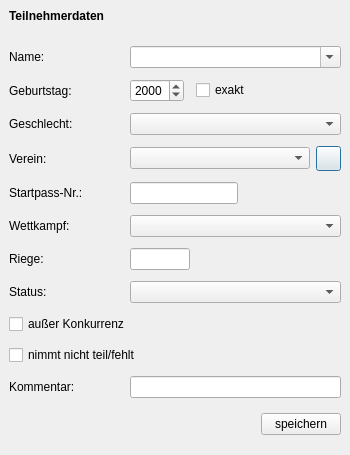
<?xml version="1.0" encoding="UTF-8"?>
<ui version="4.0">
 <class>IndividualDialog</class>
 <widget class="QDialog" name="IndividualDialog">
  <property name="geometry">
   <rect>
    <x>0</x>
    <y>0</y>
    <width>350</width>
    <height>455</height>
   </rect>
  </property>
  <property name="sizePolicy">
   <sizepolicy hsizetype="Preferred" vsizetype="Preferred">
    <horstretch>0</horstretch>
    <verstretch>0</verstretch>
   </sizepolicy>
  </property>
  <property name="windowTitle">
   <string>TurnFix - Teilnehmerdaten</string>
  </property>
  <property name="windowIcon">
   <iconset resource="../resources/TurnFix.qrc">
    <normaloff>:/appicons/icon.png</normaloff>:/appicons/icon.png</iconset>
  </property>
  <layout class="QGridLayout" name="gridLayout">
   <property name="leftMargin">
    <number>0</number>
   </property>
   <property name="topMargin">
    <number>0</number>
   </property>
   <property name="rightMargin">
    <number>0</number>
   </property>
   <property name="bottomMargin">
    <number>0</number>
   </property>
   <property name="spacing">
    <number>0</number>
   </property>
   <item row="0" column="0" colspan="2">
    <widget class="QWidget" name="headerWidget" native="true">
     <layout class="QHBoxLayout" name="horizontalLayout">
      <item>
       <widget class="QLabel" name="label_10">
        <property name="font">
         <font>
          <weight>75</weight>
          <bold>true</bold>
         </font>
        </property>
        <property name="text">
         <string>Teilnehmerdaten</string>
        </property>
       </widget>
      </item>
     </layout>
    </widget>
   </item>
   <item row="1" column="0" rowspan="2">
    <widget class="QWidget" name="sidebar" native="true">
     <layout class="QHBoxLayout" name="horizontalLayout_2">
      <property name="spacing">
       <number>0</number>
      </property>
      <property name="leftMargin">
       <number>0</number>
      </property>
      <property name="topMargin">
       <number>0</number>
      </property>
      <property name="rightMargin">
       <number>0</number>
      </property>
      <property name="bottomMargin">
       <number>0</number>
      </property>
     </layout>
    </widget>
   </item>
   <item row="1" column="1">
    <widget class="QStackedWidget" name="stackedWidget">
     <property name="currentIndex">
      <number>0</number>
     </property>
     <widget class="QWidget" name="page">
      <layout class="QGridLayout" name="gridLayout_3">
       <item row="0" column="0">
        <widget class="QLabel" name="label">
         <property name="text">
          <string>Name:</string>
         </property>
        </widget>
       </item>
       <item row="0" column="1" colspan="3">
        <widget class="QComboBox" name="cmb_name">
         <property name="sizePolicy">
          <sizepolicy hsizetype="Expanding" vsizetype="Fixed">
           <horstretch>0</horstretch>
           <verstretch>0</verstretch>
          </sizepolicy>
         </property>
         <property name="editable">
          <bool>true</bool>
         </property>
        </widget>
       </item>
       <item row="1" column="0">
        <widget class="QLabel" name="label_2">
         <property name="text">
          <string>Geburtstag:</string>
         </property>
        </widget>
       </item>
       <item row="1" column="1">
        <widget class="QDateEdit" name="dae_year">
         <property name="sizePolicy">
          <sizepolicy hsizetype="Fixed" vsizetype="Fixed">
           <horstretch>0</horstretch>
           <verstretch>0</verstretch>
          </sizepolicy>
         </property>
         <property name="displayFormat">
          <string>yyyy</string>
         </property>
        </widget>
       </item>
       <item row="1" column="2" colspan="2">
        <widget class="QCheckBox" name="chk_dat">
         <property name="sizePolicy">
          <sizepolicy hsizetype="Expanding" vsizetype="Fixed">
           <horstretch>0</horstretch>
           <verstretch>0</verstretch>
          </sizepolicy>
         </property>
         <property name="text">
          <string>exakt</string>
         </property>
        </widget>
       </item>
       <item row="2" column="0">
        <widget class="QLabel" name="label_3">
         <property name="text">
          <string>Geschlecht:</string>
         </property>
        </widget>
       </item>
       <item row="2" column="1" colspan="3">
        <widget class="QComboBox" name="cmb_sex"/>
       </item>
       <item row="3" column="0">
        <widget class="QLabel" name="label_4">
         <property name="text">
          <string>Verein:</string>
         </property>
        </widget>
       </item>
       <item row="3" column="1" colspan="2">
        <widget class="QComboBox" name="cmb_club">
         <property name="sizePolicy">
          <sizepolicy hsizetype="Expanding" vsizetype="Fixed">
           <horstretch>0</horstretch>
           <verstretch>0</verstretch>
          </sizepolicy>
         </property>
        </widget>
       </item>
       <item row="3" column="3">
        <widget class="QPushButton" name="but_addclub">
         <property name="minimumSize">
          <size>
           <width>25</width>
           <height>25</height>
          </size>
         </property>
         <property name="maximumSize">
          <size>
           <width>25</width>
           <height>25</height>
          </size>
         </property>
         <property name="text">
          <string/>
         </property>
         <property name="icon">
          <iconset resource="../resources/TurnFix.qrc">
           <normaloff>:/appicons/plus.png</normaloff>:/appicons/plus.png</iconset>
         </property>
         <property name="iconSize">
          <size>
           <width>15</width>
           <height>15</height>
          </size>
         </property>
        </widget>
       </item>
       <item row="4" column="0">
        <widget class="QLabel" name="label_7">
         <property name="text">
          <string>Startpass-Nr.:</string>
         </property>
        </widget>
       </item>
       <item row="4" column="1" colspan="3">
        <widget class="QLineEdit" name="txt_id">
         <property name="sizePolicy">
          <sizepolicy hsizetype="Fixed" vsizetype="Fixed">
           <horstretch>0</horstretch>
           <verstretch>0</verstretch>
          </sizepolicy>
         </property>
         <property name="inputMask">
          <string>000000000000000000</string>
         </property>
        </widget>
       </item>
       <item row="5" column="0">
        <widget class="QLabel" name="label_5">
         <property name="text">
          <string>Wettkampf:</string>
         </property>
        </widget>
       </item>
       <item row="5" column="1" colspan="3">
        <widget class="QComboBox" name="cmb_wk">
         <property name="sizePolicy">
          <sizepolicy hsizetype="Expanding" vsizetype="Fixed">
           <horstretch>0</horstretch>
           <verstretch>0</verstretch>
          </sizepolicy>
         </property>
        </widget>
       </item>
       <item row="6" column="0">
        <widget class="QLabel" name="label_6">
         <property name="text">
          <string>Riege:</string>
         </property>
        </widget>
       </item>
       <item row="6" column="1">
        <widget class="QLineEdit" name="txt_rg">
         <property name="sizePolicy">
          <sizepolicy hsizetype="Fixed" vsizetype="Fixed">
           <horstretch>0</horstretch>
           <verstretch>0</verstretch>
          </sizepolicy>
         </property>
         <property name="minimumSize">
          <size>
           <width>60</width>
           <height>0</height>
          </size>
         </property>
         <property name="maximumSize">
          <size>
           <width>60</width>
           <height>16777215</height>
          </size>
         </property>
         <property name="maxLength">
          <number>5</number>
         </property>
        </widget>
       </item>
       <item row="7" column="0">
        <widget class="QLabel" name="label_8">
         <property name="text">
          <string>Status:</string>
         </property>
        </widget>
       </item>
       <item row="7" column="1" colspan="3">
        <widget class="QComboBox" name="cmb_status"/>
       </item>
       <item row="8" column="0" colspan="4">
        <widget class="QCheckBox" name="chk_ak">
         <property name="text">
          <string>außer Konkurrenz</string>
         </property>
        </widget>
       </item>
       <item row="9" column="0" colspan="4">
        <widget class="QCheckBox" name="chk_nostart">
         <property name="text">
          <string>nimmt nicht teil/fehlt</string>
         </property>
        </widget>
       </item>
       <item row="10" column="0">
        <widget class="QLabel" name="label_9">
         <property name="text">
          <string>Kommentar:</string>
         </property>
        </widget>
       </item>
       <item row="10" column="1" colspan="3">
        <widget class="QLineEdit" name="txt_comment"/>
       </item>
      </layout>
     </widget>
     <widget class="QWidget" name="page_2">
      <layout class="QGridLayout" name="gridLayout_5">
       <item row="0" column="0">
        <widget class="QListWidget" name="lst_dis">
         <property name="editTriggers">
          <set>QAbstractItemView::NoEditTriggers</set>
         </property>
         <property name="alternatingRowColors">
          <bool>true</bool>
         </property>
        </widget>
       </item>
      </layout>
     </widget>
    </widget>
   </item>
   <item row="2" column="1">
    <widget class="QWidget" name="widget" native="true">
     <layout class="QGridLayout" name="gridLayout_2">
      <property name="topMargin">
       <number>0</number>
      </property>
      <property name="bottomMargin">
       <number>0</number>
      </property>
      <item row="1" column="0">
       <spacer name="horizontalSpacer">
        <property name="orientation">
         <enum>Qt::Horizontal</enum>
        </property>
        <property name="sizeHint" stdset="0">
         <size>
          <width>40</width>
          <height>20</height>
         </size>
        </property>
       </spacer>
      </item>
      <item row="1" column="1">
       <widget class="QPushButton" name="but_save">
        <property name="sizePolicy">
         <sizepolicy hsizetype="Fixed" vsizetype="Fixed">
          <horstretch>0</horstretch>
          <verstretch>0</verstretch>
         </sizepolicy>
        </property>
        <property name="layoutDirection">
         <enum>Qt::RightToLeft</enum>
        </property>
        <property name="text">
         <string>speichern</string>
        </property>
       </widget>
      </item>
      <item row="2" column="0" colspan="2">
       <widget class="QLabel" name="lbl_control">
        <property name="font">
         <font>
          <weight>75</weight>
          <bold>true</bold>
         </font>
        </property>
        <property name="autoFillBackground">
         <bool>true</bool>
        </property>
        <property name="text">
         <string/>
        </property>
        <property name="alignment">
         <set>Qt::AlignCenter</set>
        </property>
       </widget>
      </item>
     </layout>
    </widget>
   </item>
  </layout>
  <action name="act_tn">
   <property name="checkable">
    <bool>true</bool>
   </property>
   <property name="icon">
    <iconset resource="../resources/TurnFix.qrc">
     <normaloff>:/appicons/teilnehmer.png</normaloff>:/appicons/teilnehmer.png</iconset>
   </property>
   <property name="text">
    <string>Allgemein</string>
   </property>
  </action>
  <action name="act_dis">
   <property name="checkable">
    <bool>true</bool>
   </property>
   <property name="icon">
    <iconset resource="../resources/TF_GeraeteIcons.qrc">
     <normaloff>:/icons/sprung.png</normaloff>:/icons/sprung.png</iconset>
   </property>
   <property name="text">
    <string>Disziplinen</string>
   </property>
  </action>
 </widget>
 <resources>
  <include location="../resources/TurnFix.qrc"/>
  <include location="../resources/TF_GeraeteIcons.qrc"/>
 </resources>
 <connections/>
</ui>
